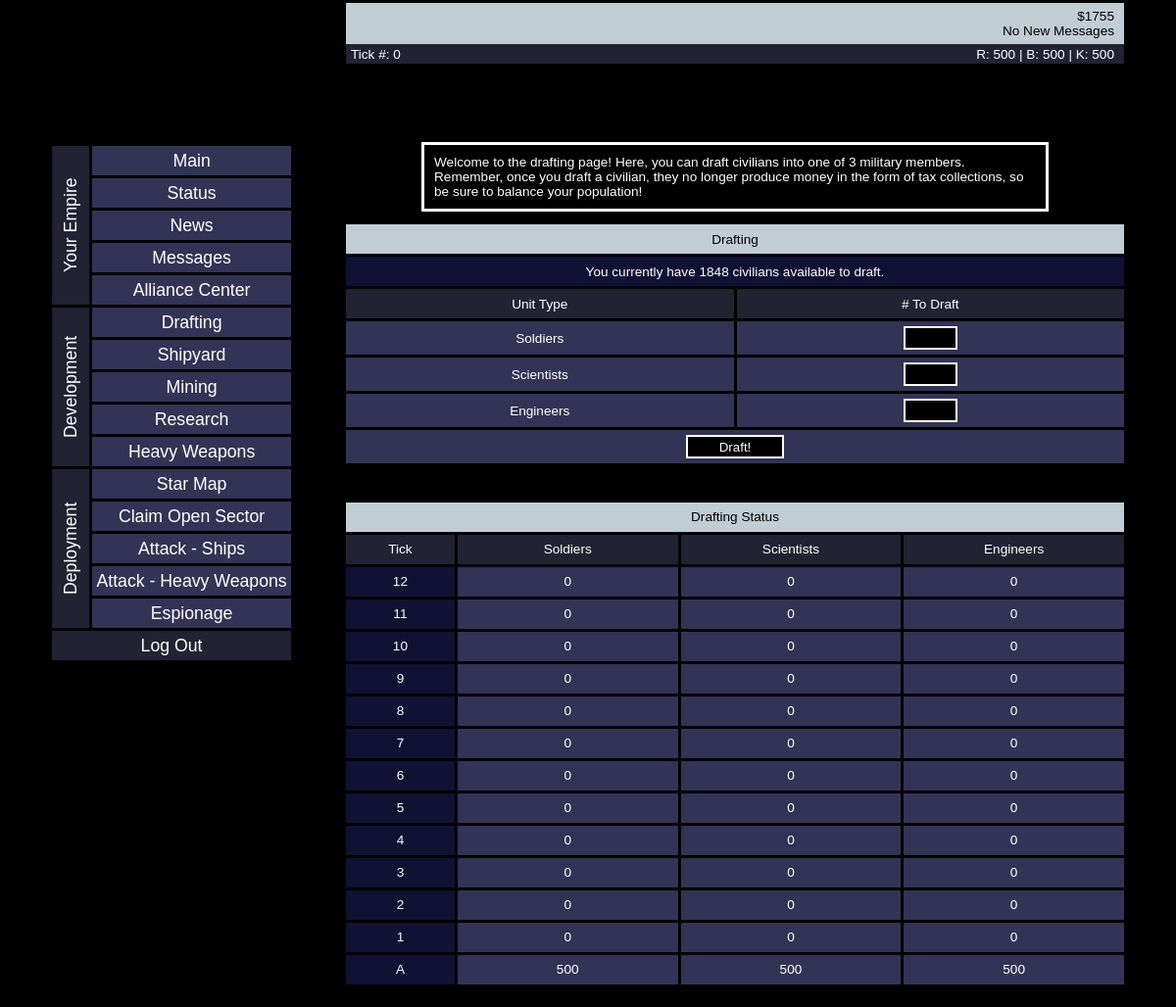
The app's page /main/drafting.php (signed in) with its own data.
### tables this page shows
CREATE TABLE IF NOT EXISTS `resources` (
  `id` int(11) NOT NULL,
  `money` int(11) NOT NULL DEFAULT '5000',
  `ridon` int(11) NOT NULL DEFAULT '500',
  `briterium` int(11) NOT NULL DEFAULT '500',
  `kriden` int(11) NOT NULL DEFAULT '500',
  `civilians` int(11) NOT NULL DEFAULT '1000',
  `soldiers` int(11) NOT NULL DEFAULT '500',
  `scientists` int(11) NOT NULL DEFAULT '500',
  `engineers` int(11) NOT NULL DEFAULT '500',
  UNIQUE KEY `id` (`id`)
);

CREATE TABLE IF NOT EXISTS `sectors` (
  `sector_id` smallint(6) NOT NULL AUTO_INCREMENT,
  `x` tinyint(4) UNSIGNED NOT NULL,
  `y` tinyint(4) UNSIGNED NOT NULL,
  `belongs_to` smallint(255) NOT NULL DEFAULT '0',
  `home_sector` smallint(6) NOT NULL DEFAULT '0',
  `starbase` tinyint(1) NOT NULL DEFAULT '0',
  UNIQUE KEY `sector_id` (`sector_id`)
);

### main/includes/_file-start.php (called while the page is built, shortened)
<?php
include('connection.php');
if(!isset($_SESSION['id'])) {
    header ('Location: ../../site/logout.php');
    exit;
} else {
    $id = $_SESSION['id'];
}
$getresources = $connection -> prepare('SELECT * FROM resources WHERE id = ?');
$getresources -> execute([$id]);
$resources = $getresources -> fetch();
$getcoords = $connection -> prepare('SELECT * FROM sectors WHERE belongs_to = ? AND home_sector = ?');
$getcoords -> execute([$id, 1]);
?>

### main/drafting.php (the view, shortened to what this page needs)
<?php include('includes/_file-start.php'); ?>
<?php
$soldierTime = ['t12' => 0, 't11' => 0, 't10' => 0, 't9' => 0, 't8' => 0, 't7' => 0, 't6' => 0, 't5' => 0, 't4' => 0, 't3' => 0, 't2' => 0, 't1' => 0];
$scientistTime = ['t12' => 0, 't11' => 0, 't10' => 0, 't9' => 0, 't8' => 0, 't7' => 0, 't6' => 0, 't5' => 0, 't4' => 0, 't3' => 0, 't2' => 0, 't1' => 0];
$engineerTime = ['t12' => 0, 't11' => 0, 't10' => 0, 't9' => 0, 't8' => 0, 't7' => 0, 't6' => 0, 't5' => 0, 't4' => 0, 't3' => 0, 't2' => 0, 't1' => 0];
?>
<html>
  <head>
    <link rel='stylesheet' href='css/_parent.css'>
    <link rel='stylesheet' href='css/drafting.css'>
  </head>
<body>
  <div class='outerframe1'>
    <div class='outerframe2'>
      <?php include('includes/smenu.php'); ?>
      <div class='outerframe3'>
        <?php include('includes/banner.php'); ?>
        <div class='main' id='main'>
          <div class='tip'>
            Welcome to the drafting page! Here, you can draft civilians into one of 3 military members. Remember, once you draft a
            civilian, they no longer produce money in the form of tax collections, so be sure to balance your population!
          </div>
          <form method='post' action='' name='draft'>
          <div class="drafting">
            <div class="d-header">Drafting</div>
            <div class="d-text">You currently have <?=$resources['civilians']?> civilians available to draft.</div>
            <div class="d-name">Unit Type</div>
            <div class="d-draft"># To Draft</div>
            <div class="d-soldiers">Soldiers</div>
            <div class="d-soldiers-input"><input type='number' min='0' max='<?=$resources['civilians']?>' class='smallinputbox' name='d_soldiers'></div>
            <div class="d-scientists">Scientists</div>
            <div class="d-scientists-input"><input type='number' min='0' max='<?=$resources['civilians']?>' class='smallinputbox' name='d_scientists'></div>
            <div class="d-engineers">Engineers</div>
            <div class="d-engineers-input"><input type='number' min='0' max='<?=$resources['civilians']?>' class='smallinputbox' name='d_engineers'></div>
            <div class="d-button"><input type='submit' class='smallinputbutton' name='draft' value='Draft!'></div>
          </div>
          </form>
          <div class="draftingstatus">
            <div class="ds-header">Drafting Status</div>
            <div class="ds-tick">Tick</div>
            <div class="ds-soldier">Soldiers</div>
            <div class="ds-scientist">Scientists</div>
            <div class="ds-engineer">Engineers</div>
            <div class="t12">12</div>
            <div class="ds-soldier-12"><?=$soldierTime['t12']?></div>
            <div class="ds-scientist-12"><?=$scientistTime['t12']?></div>
            <div class="ds-engineer-12"><?=$engineerTime['t12']?></div>
            <div class="t11">11</div>
            <div class="ds-soldier-11"><?=$soldierTime['t11']?></div>
            <div class="ds-scientist-11"><?=$scientistTime['t11']?></div>
            <div class="ds-engineer-11"><?=$engineerTime['t11']?></div>
            <div class="t10">10</div>
            <div class="ds-soldier-10"><?=$soldierTime['t10']?></div>
            <div class="ds-scientist-10"><?=$scientistTime['t10']?></div>
            <div class="ds-engineer-10"><?=$engineerTime['t10']?></div>
            <div class="t9">9</div>
            <div class="ds-soldier-9"><?=$soldierTime['t9']?></div>
            <div class="ds-scientist-9"><?=$scientistTime['t9']?></div>
            <div class="ds-engineer-9"><?=$engineerTime['t9']?></div>
            <div class="t8">8</div>
            <div class="ds-soldier-8"><?=$soldierTime['t8']?></div>
            <div class="ds-scientist-8"><?=$scientistTime['t8']?></div>
            <div class="ds-engineer-8"><?=$engineerTime['t8']?></div>
            <div class="t7">7</div>
            <div class="ds-soldier-7"><?=$soldierTime['t7']?></div>
            <div class="ds-scientist-7"><?=$scientistTime['t7']?></div>
            <div class="ds-engineer-7"><?=$engineerTime['t7']?></div>
            <div class="t6">6</div>
            <div class="ds-soldier-6"><?=$soldierTime['t6']?></div>
            <div class="ds-scientist-6"><?=$scientistTime['t6']?></div>
            <div class="ds-engineer-6"><?=$engineerTime['t6']?></div>
            <div class="t5">5</div>
            <div class="ds-soldier-5"><?=$soldierTime['t5']?></div>
            <div class="ds-scientist-5"><?=$scientistTime['t5']?></div>
            <div class="ds-engineer-5"><?=$engineerTime['t5']?></div>
            <div class="t4">4</div>
            <div class="ds-soldier-4"><?=$soldierTime['t4']?></div>
            <div class="ds-scientist-4"><?=$scientistTime['t4']?></div>
            <div class="ds-engineer-4"><?=$engineerTime['t4']?></div>
            <div class="t3">3</div>
            <div class="ds-soldier-3"><?=$soldierTime['t3']?></div>
            <div class="ds-scientist-3"><?=$scientistTime['t3']?></div>
            <div class="ds-engineer-3"><?=$engineerTime['t3']?></div>
            <div class="t2">2</div>
            <div class="ds-soldier-2"><?=$soldierTime['t2']?></div>
            <div class="ds-scientist-2"><?=$scientistTime['t2']?></div>
            <div class="ds-engineer-2"><?=$engineerTime['t2']?></div>
            <div class="t1">1</div>
            <div class="ds-soldier-1"><?=$soldierTime['t1']?></div>
            <div class="ds-scientist-1"><?=$scientistTime['t1']?></div>
            <div class="ds-engineer-1"><?=$engineerTime['t1']?></div>
            <div class="a">A</div>
            <div class="ds-soldier-a"><?=$resources['soldiers']?></div>
            <div class="ds-scientist-a"><?=$resources['scientists']?></div>
            <div class="ds-engineer-a"><?=$resources['engineers']?></div>
          </div>
        </div>
        </div>
      </div>
    </div>
  </body>
</html>

### main/includes/banner.php (shortened to what this page needs)
<div class='topbanner'>
        <div class='topbanner-right'>$<?=$resources['money']?><br> No New Messages</div>
    </div>
    <div class='midbanner'>
        <div>Tick #: 0</div>
        <div class='midbanner-right'>R: <?=$resources['ridon']?> | B: <?=$resources['briterium']?> | K: <?=$resources['kriden']?></div>
    </div>

### main/css/_parent.css (style rules this page uses)
body { height: 100%; background: #000000; overflow: scroll; color: #FFFFFF; font-family: 'Gill Sans', 'Gill Sans MT', 'Calibri', 'Trebuchet MS', sans-serif; top: 0px; left: 0px; font-size: 0.85em; padding: 0px; margin: 0px; box-sizing: border-box; }
.outerframe1, .outerframe2, .outerframe3 { display: flex; flex-direction: column; align-items: flex-start; }
form { width: 100% }
.topbanner { display: flex; align-items: center; justify-content: space-between; position: fixed; width: 100%; background: #C1CDD5; height: 45px; color: #000000; left: 0; top: 0; padding-right: 5px; padding-left: 5px; z-index: 99; box-sizing: border-box; border-top: 3px solid black; border-left: 3px solid black; border-right: 3px solid black; }
.topbanner-right { text-align: right; padding-right: 5px; }
.midbanner { display: flex; align-items: center; justify-content: space-between; position: fixed; width: 100%; background: #222233; color: #FFFFFF; left: 0; top: 45; height: 20px; padding-right: 5px; padding-left: 5px; z-index: 99; box-sizing: border-box; border-left: 3px solid black; border-right: 3px solid black; }
.midbanner-right { text-align: right; padding-right: 5px; }
.main { display: flex; flex-direction: column; align-items: center; width: 100vw; position: relative; box-sizing: border-box; z-index: 1; }
@media only screen and (min-width: 800px) { .outerframe1 { width: 100vw; display: flex; align-items: center; } }
@media only screen and (min-width: 800px) { .outerframe2 { width: 800px; } }
@media only screen and (min-width: 800px) { .outerframe3 { width: 800px; display: flex; flex-direction: column; } }
@media only screen and (min-width: 800px) { .topbanner, .midbanner { width: 800px; position: sticky; } }
@media only screen and (min-width: 800px) { .main { width: 800px; } }
@media only screen and (min-width: 1100px) { .outerframe2 { width: 1100px; display: flex; flex-direction: row; justify-content: space-between; height: 100%; } }
@media only screen and (min-width: 1100px) { .outerframe3 { width: 800px; display: flex; align-items: flex-start; flex-direction: column; } }

### records on screen
resources: money "1755", ridon "500", briterium "500", kriden "500", civilians "1848", soldiers "500", scientists "500", engineers "500"
sectors: starbase "0"
